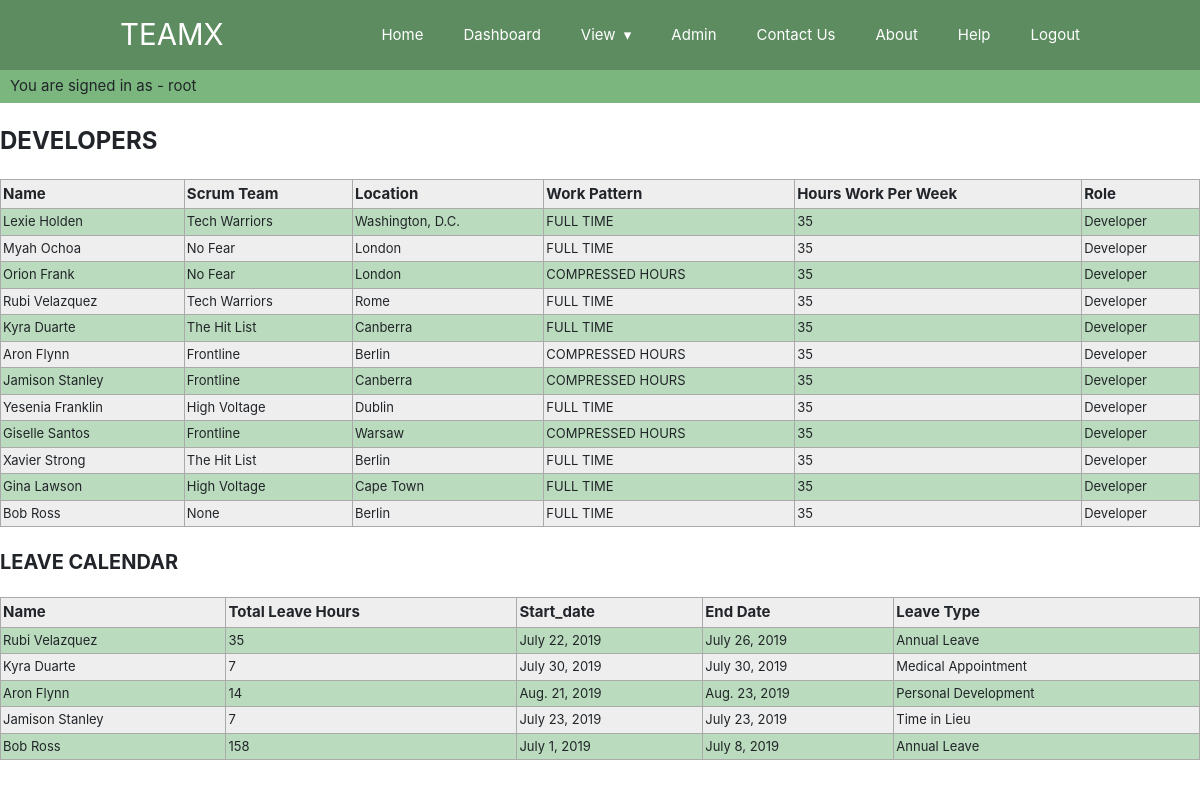
Screenshot of /all_developers/ (signed in) with the database file from the repository.
### TeamXapp/models.py (models this page shows, shortened)
class AllMembers(models.Model):
    IN_TEAM_CHOICES = [('YES', 'Yes') , ('NO', 'No')]
    WORK_PATTERN_CHOICES = [('FULL TIME' , 'Full time') , ('PART TIME', 'Part time') , ('COMPRESSED HOURS', 'Compressed hours')]
    first_name = models.CharField(max_length=30, verbose_name="First name")
    second_name = models.CharField(max_length=30, verbose_name="Second name")
    work_pattern = models.CharField(choices=WORK_PATTERN_CHOICES, max_length=16, default='FULL TIME', null=True, blank=True)
    hours_per_week = models.IntegerField(verbose_name="Hours Per Week" , default=35)
    email = models.EmailField(null=True,blank=True)
    scrum_team_name = models.ForeignKey("ScrumTeam", on_delete=models.PROTECT, verbose_name="Scrum teams", null=True, blank=True)
    scrum_team_roles = models.ForeignKey("ScrumTeamRole", on_delete=models.DO_NOTHING, verbose_name="Roles", null=True, blank=True)
    myskill = models.ManyToManyField('Skills', blank=True, verbose_name="Skills")
    avatar = models.ImageField(null=True, blank=True)
    location = models.ForeignKey("location",on_delete=models.PROTECT, verbose_name="Location", null=True, blank=True)
    def __str__ (self):
        return self.first_name + ' ' +  self.second_name
    class Meta:
        verbose_name = "Team Member"
        verbose_name_plural = "Team Members"

class ScrumTeam(models.Model):
    team_name = models.CharField(max_length=30, verbose_name="Scrum Team Name", null=True, blank=True)
    team_type = models.ForeignKey("ScrumTeamType", on_delete=models.PROTECT, null=True, blank=True, verbose_name="Team Type")
    current_focus = models.TextField(blank=True, null=True, verbose_name="Current Focus")
    scrum_master = models.ForeignKey("AllMembers", on_delete=models.DO_NOTHING, null=True, blank=True, verbose_name="Scrum Master")
    team_status = models.ForeignKey("ScrumTeamStatus", on_delete=models.DO_NOTHING, null=True, blank=True, verbose_name="Team Status")
    domain = models.ForeignKey('Domain', null=True, blank=True, on_delete=models.DO_NOTHING, verbose_name="Domain")
    def __str__ (self):
        return self.team_name
    class Meta:
        verbose_name = 'Scrum Team'
        verbose_name_plural = 'Scrum Teams'

class location(models.Model):
    location_name = models.CharField(max_length=50, verbose_name="Location")
    country = models.CharField(max_length=100, verbose_name="Country")
    class Meta:
        verbose_name = ("Location")
        verbose_name_plural = ("Locations")
    def __str__(self):
        return self.location_name

class ScrumTeamRole(models.Model):
    name = models.CharField(max_length=30, verbose_name="Scrum Team Role:")
    job_role_group = models.ForeignKey("JobRoleGroup", null=True, blank=True, on_delete=models.DO_NOTHING)
    description = models.TextField(blank=True, null=True, verbose_name="Description")
    def __str__(self):
        return self.name
    class Meta:
        verbose_name = 'Job Role'
        verbose_name_plural = 'Job Roles'

class LeaveCalendar(models.Model):
    team_member = models.ForeignKey("AllMembers", on_delete=models.DO_NOTHING)
    start_date = models.DateField()
    end_date = models.DateField()
    total_hours = models.IntegerField()
    leave_type = models.ForeignKey("LeaveStatus", on_delete=models.DO_NOTHING, null=True, blank=True)
    note = models.TextField(blank=True, null=True, verbose_name="Leave Note")

class LeaveStatus(models.Model):
    leave_status = models.CharField(max_length=31, null=True, blank=True)
    description = models.TextField(blank=True, null=True, verbose_name="Description")
    def __str__(self):
        return self.leave_status
    class Meta:
        verbose_name = 'Leave Type'
        verbose_name_plural = 'Leave Type'

### TeamXapp/views.py (the view)
# urls.py: path('all_developers/' , all_developers     , name ='all_developers'),
def all_developers(request, *args, **kwargs):
    people_stuff = AllMembers.objects.filter(scrum_team_roles=1)
    leave_stuff = LeaveCalendar.objects.all()
    context = {"all_people" : people_stuff,
               "all_leave"  : leave_stuff}
    target_page = './html/all_developers.html'
    return render(request,  target_page , context)

### templates/html/all_developers.html (shortened to what this page needs)
{% extends "base.html" %}
{% block content %}
<div class="ScrumTeam">DEVELOPERS</div>
    <table class="blueTable">
        <tr>
            <th class="">Name</th>
            <th class="">Scrum Team</th>
            <th class="">Location</th>
            <th class="">Work Pattern</th>
            <th class="">Hours Work Per Week</th>
            <th class="">Role</th>
        </tr>
        {% for people in all_people %}
            <tr>
                <td class="">{{people.first_name}} {{people.second_name}}</td>
                <td class="">{{people.scrum_team_name}}</td>
                <td class="">{{people.location}}</td>
                <td class="">{{people.work_pattern}}</td>
                <td class="">{{people.hours_per_week}}</td>
                <td class="">{{people.scrum_team_roles}}</td>
            </tr>
        {% endfor %}
    </table>
<div class="TeamMembers">LEAVE CALENDAR</div>
   <table class="blueTable">
        <tr>
            <th class="">Name</th>
            <th class="">Total Leave Hours</th>
            <th class="">Start_date</th>
            <th class="">End Date</th>
            <th class="">Leave Type</th>
        </tr>
        {% for people in all_people %}
            {% for leave in all_leave %}
                {% if leave.team_member.id ==  people.id %}
                    <tr>
                        <td class="">{{leave.team_member}}</td>
                        <td class="">{{leave.total_hours}}</td>
                        <td class="">{{leave.start_date}}</td>
                        <td class="">{{leave.end_date}}</td>
                        <td class="">{{leave.leave_type}}</td>
                    </tr>
                {% endif %}
            {% endfor %}
        {% endfor %}
{% endblock%}

### templates/html/navbar.html (shortened to what this page needs)
<div>
<section class="user_bar">
{% if user.is_authenticated %}
  You are signed in as - {{ user.username }}
{% endif %}
</section>
</div>
<section class="navigation fixed-top">
    <div class="nav-container">
        <div class="brand">
            <a href="/">TeamX</a>
        </div>
        <nav class=>
            <ul class="nav-list">
            <li>
                <a href="/">Home</a>
            </li>
			<li>
                <a href="{% url 'dashboard' %}">Dashboard</a>
            </li>
            <li>
                <a href="#!">View</a>
            </li>
			<li>
                <a href="{% url 'admin:index' %}">Admin</a>
            </li>
            <li>
                <a href="{% url 'contact' %}">Contact Us</a>
            </li>
			<li>
                <a href="{% url 'about' %}">About</a>
            </li>
            <li>
                <a href="{% url 'help' %}">Help</a>
            </li>
            <li>
                <a href="{% url 'logout' %}">Logout</a>
            </li>
            </ul>
        </nav>
    </div>
</section>

### static/css/w3.css (style rules this page uses)
*,*:before,*:after { box-sizing:inherit }
html { -ms-text-size-adjust:100%;-webkit-text-size-adjust:100% }
body { margin:0 }
article,aside,details,figcaption,figure,footer,header,main,menu,nav,section,summary { display:block }
a { background-color:transparent;-webkit-text-decoration-skip:objects }
html,body { font-family:Verdana,sans-serif;font-size:15px;line-height:1.5 }
html { overflow-x:hidden }
a { color:inherit }

### static/css/style.css (style rules this page uses)
a { color: black; text-decoration: none; }
html { scroll-behavior: smooth; }
body, html { height: 100% }

### templates/html/navbar.html (style rules this page uses)
.navigation { height: 70px !important; background: #5D8C60 !important; }
.brand { position: absolute; padding-left: 20px; float: left; line-height: 70px; text-transform: uppercase; font-size: 1.4em !important; }
.brand a, .brand a:visited { color: #fff; text-decoration: none; font-size: 1.4em !important; }
.nav-container { max-width: 1000px; margin: 0 auto; }
nav { float: right; }
nav ul { list-style: none; margin: 0; padding: 0; }
nav ul li { float: left; position: relative; }
nav ul li a, nav ul li a:visited { display: block; padding: 0 20px; line-height: 70px; background: #5D8C60; color: #fff; text-decoration: none; }
nav ul li a:not(:only-child):after, nav ul li a:visited:not(:only-child):after { padding-left: 4px; content: ' ▾'; }
@media screen and (min-width: 799px) { .nav-list { display: block !important; } }
.user_bar { background-color: #7bb67e; color: dark-grey; width: 100%; height: auto; padding-top: 5px; padding-bottom: 5px; padding-left: 10px; border-width: 1px; }

### templates/base.html (style rules this page uses)
body { padding: 70px 0px 0px 0px; }

### templates/html/all_developers.html (style rules this page uses)
.ScrumTeam { font-size: 24px; font-weight: bold; margin-top: 20px; margin-bottom: 20px; }
.TeamMembers { font-size: 20px; font-weight: bold; margin-top: 20px; margin-bottom: 20px; }
table.blueTable { border: 1px solid #1C6EA4; background-color: #EEEEEE; width: 100%; text-align: left; border-collapse: collapse; }
table.blueTable td, table.blueTable th { border: 1px solid #AAAAAA; padding: 3px 2px; }
table.blueTable tbody td { font-size: 13px; }
table.blueTable tr:nth-child(even) { background: #badbbd; }

### rows the page displays
AllMembers: first_name "Lexie", second_name "Holden", scrum_team_name "Tech Warriors", location "Washington, D.C.", work_pattern "FULL TIME", hours_per_week "35", scrum_team_roles "Developer"
AllMembers: first_name "Myah", second_name "Ochoa", scrum_team_name "No Fear", location "London", work_pattern "FULL TIME", hours_per_week "35", scrum_team_roles "Developer"
AllMembers: first_name "Orion", second_name "Frank", scrum_team_name "No Fear", location "London", work_pattern "COMPRESSED HOURS", hours_per_week "35", scrum_team_roles "Developer"
AllMembers: first_name "Rubi", second_name "Velazquez", scrum_team_name "Tech Warriors", location "Rome", work_pattern "FULL TIME", hours_per_week "35", scrum_team_roles "Developer"
AllMembers: first_name "Kyra", second_name "Duarte", scrum_team_name "The Hit List", location "Canberra", work_pattern "FULL TIME", hours_per_week "35", scrum_team_roles "Developer"
AllMembers: first_name "Aron", second_name "Flynn", scrum_team_name "Frontline", location "Berlin", work_pattern "COMPRESSED HOURS", hours_per_week "35", scrum_team_roles "Developer"
AllMembers: first_name "Jamison", second_name "Stanley", scrum_team_name "Frontline", location "Canberra", work_pattern "COMPRESSED HOURS", hours_per_week "35", scrum_team_roles "Developer"
AllMembers: first_name "Yesenia", second_name "Franklin", scrum_team_name "High Voltage", location "Dublin", work_pattern "FULL TIME", hours_per_week "35", scrum_team_roles "Developer"
AllMembers: first_name "Giselle", second_name "Santos", scrum_team_name "Frontline", location "Warsaw", work_pattern "COMPRESSED HOURS", hours_per_week "35", scrum_team_roles "Developer"
AllMembers: first_name "Xavier", second_name "Strong", scrum_team_name "The Hit List", location "Berlin", work_pattern "FULL TIME", hours_per_week "35", scrum_team_roles "Developer"
AllMembers: first_name "Gina", second_name "Lawson", scrum_team_name "High Voltage", location "Cape Town", work_pattern "FULL TIME", hours_per_week "35", scrum_team_roles "Developer"
AllMembers: first_name "Bob", second_name "Ross", scrum_team_name "None", location "Berlin", work_pattern "FULL TIME", hours_per_week "35", scrum_team_roles "Developer"
LeaveCalendar: team_member "Rubi Velazquez", total_hours "35", start_date "July 22, 2019", end_date "July 26, 2019", leave_type "Annual Leave"
LeaveCalendar: team_member "Kyra Duarte", total_hours "7", start_date "July 30, 2019", end_date "July 30, 2019", leave_type "Medical Appointment"
LeaveCalendar: team_member "Aron Flynn", total_hours "14", start_date "Aug. 21, 2019", end_date "Aug. 23, 2019", leave_type "Personal Development"
LeaveCalendar: team_member "Jamison Stanley", total_hours "7", start_date "July 23, 2019", end_date "July 23, 2019", leave_type "Time in Lieu"
LeaveCalendar: team_member "Bob Ross", total_hours "158", start_date "July 1, 2019", end_date "July 8, 2019", leave_type "Annual Leave"

### other values shown
{{ user.username }} "root"
